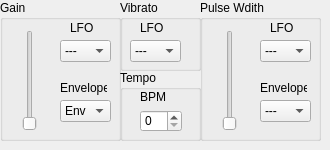
     <widget class="QWidget" name="tab">
      <attribute name="title">
       <string>Primary</string>
      </attribute>
      <widget class="QGroupBox" name="groupBox_15">
       <property name="geometry">
        <rect>
         <x>200</x>
         <y>0</y>
         <width>121</width>
         <height>141</height>
        </rect>
       </property>
       <property name="title">
        <string>Pulse Wdith</string>
       </property>
       <widget class="QSlider" name="pulse_width_slider">
        <property name="geometry">
         <rect>
          <x>20</x>
          <y>30</y>
          <width>20</width>
          <height>101</height>
         </rect>
        </property>
        <property name="maximum">
         <number>127</number>
        </property>
        <property name="orientation">
         <enum>Qt::Vertical</enum>
        </property>
       </widget>
       <widget class="QLabel" name="label_42">
        <property name="geometry">
         <rect>
          <x>60</x>
          <y>80</y>
          <width>47</width>
          <height>16</height>
         </rect>
        </property>
        <property name="text">
         <string>Envelope</string>
        </property>
       </widget>
       <widget class="QLabel" name="label_43">
        <property name="geometry">
         <rect>
          <x>70</x>
          <y>20</y>
          <width>47</width>
          <height>16</height>
         </rect>
        </property>
        <property name="text">
         <string>LFO</string>
        </property>
       </widget>
       <widget class="QComboBox" name="pulse_width_envelope_box">
        <property name="geometry">
         <rect>
          <x>60</x>
          <y>100</y>
          <width>51</width>
          <height>22</height>
         </rect>
        </property>
        <item>
         <property name="text">
          <string>---</string>
         </property>
        </item>
        <item>
         <property name="text">
          <string>Env 1</string>
         </property>
        </item>
        <item>
         <property name="text">
          <string>Env 2</string>
         </property>
        </item>
        <item>
         <property name="text">
          <string>Env 3</string>
         </property>
        </item>
        <item>
         <property name="text">
          <string>Env 4</string>
         </property>
        </item>
       </widget>
       <widget class="QComboBox" name="pulse_width_lfo_box">
        <property name="geometry">
         <rect>
          <x>60</x>
          <y>40</y>
          <width>51</width>
          <height>22</height>
         </rect>
        </property>
        <item>
         <property name="text">
          <string>---</string>
         </property>
        </item>
        <item>
         <property name="text">
          <string>LFO 1</string>
         </property>
        </item>
        <item>
         <property name="text">
          <string>LFO 2</string>
         </property>
        </item>
        <item>
         <property name="text">
          <string>LFO 3</string>
         </property>
        </item>
        <item>
         <property name="text">
          <string>LFO 4</string>
         </property>
        </item>
       </widget>
      </widget>
      <widget class="QGroupBox" name="vibrato_group_box">
       <property name="geometry">
        <rect>
         <x>120</x>
         <y>0</y>
         <width>81</width>
         <height>71</height>
        </rect>
       </property>
       <property name="title">
        <string>Vibrato</string>
       </property>
       <widget class="QComboBox" name="vibrato_lfo_box">
        <property name="geometry">
         <rect>
          <x>10</x>
          <y>40</y>
          <width>51</width>
          <height>22</height>
         </rect>
        </property>
        <item>
         <property name="text">
          <string>---</string>
         </property>
        </item>
        <item>
         <property name="text">
          <string>LFO 1</string>
         </property>
        </item>
        <item>
         <property name="text">
          <string>LFO 2</string>
         </property>
        </item>
        <item>
         <property name="text">
          <string>LFO 3</string>
         </property>
        </item>
        <item>
         <property name="text">
          <string>LFO 4</string>
         </property>
        </item>
       </widget>
       <widget class="QLabel" name="label_40">
        <property name="geometry">
         <rect>
          <x>20</x>
          <y>20</y>
          <width>47</width>
          <height>16</height>
         </rect>
        </property>
        <property name="text">
         <string>LFO</string>
        </property>
       </widget>
      </widget>
      <widget class="QGroupBox" name="gain_group_box">
       <property name="geometry">
        <rect>
         <x>0</x>
         <y>0</y>
         <width>121</width>
         <height>141</height>
        </rect>
       </property>
       <property name="title">
        <string>Gain</string>
       </property>
       <widget class="QSlider" name="gain_slider">
        <property name="geometry">
         <rect>
          <x>20</x>
          <y>30</y>
          <width>20</width>
          <height>101</height>
         </rect>
        </property>
        <property name="maximum">
         <number>127</number>
        </property>
        <property name="orientation">
         <enum>Qt::Vertical</enum>
        </property>
       </widget>
       <widget class="QLabel" name="label_38">
        <property name="geometry">
         <rect>
          <x>60</x>
          <y>80</y>
          <width>47</width>
          <height>16</height>
         </rect>
        </property>
        <property name="text">
         <string>Envelope</string>
        </property>
       </widget>
       <widget class="QLabel" name="label_39">
        <property name="geometry">
         <rect>
          <x>70</x>
          <y>20</y>
          <width>47</width>
          <height>16</height>
         </rect>
        </property>
        <property name="text">
         <string>LFO</string>
        </property>
       </widget>
       <widget class="QComboBox" name="gain_envelope_box">
        <property name="geometry">
         <rect>
          <x>60</x>
          <y>100</y>
          <width>51</width>
          <height>22</height>
         </rect>
        </property>
        <item>
         <property name="text">
          <string>Env 1</string>
         </property>
        </item>
        <item>
         <property name="text">
          <string>Env 2</string>
         </property>
        </item>
        <item>
         <property name="text">
          <string>Env 3</string>
         </property>
        </item>
        <item>
         <property name="text">
          <string>Env 4</string>
         </property>
        </item>
       </widget>
       <widget class="QComboBox" name="gain_lfo_box">
        <property name="geometry">
         <rect>
          <x>60</x>
          <y>40</y>
          <width>51</width>
          <height>22</height>
         </rect>
        </property>
        <item>
         <property name="text">
          <string>---</string>
         </property>
        </item>
        <item>
         <property name="text">
          <string>LFO 1</string>
         </property>
        </item>
        <item>
         <property name="text">
          <string>LFO 2</string>
         </property>
        </item>
        <item>
         <property name="text">
          <string>LFO 3</string>
         </property>
        </item>
        <item>
         <property name="text">
          <string>LFO 4</string>
         </property>
        </item>
       </widget>
      </widget>
      <widget class="QGroupBox" name="tempo_group_box">
       <property name="geometry">
        <rect>
         <x>120</x>
         <y>70</y>
         <width>81</width>
         <height>71</height>
        </rect>
       </property>
       <property name="title">
        <string>Tempo</string>
       </property>
       <widget class="QSpinBox" name="tempo_spin_box">
        <property name="geometry">
         <rect>
          <x>20</x>
          <y>40</y>
          <width>42</width>
          <height>22</height>
         </rect>
        </property>
        <property name="maximum">
         <number>1000</number>
        </property>
        <property name="singleStep">
         <number>5</number>
        </property>
        <property name="value">
         <number>0</number>
        </property>
       </widget>
       <widget class="QLabel" name="label_36">
        <property name="geometry">
         <rect>
          <x>20</x>
          <y>20</y>
          <width>47</width>
          <height>13</height>
         </rect>
        </property>
        <property name="text">
         <string>BPM</string>
        </property>
       </widget>
      </widget>
     </widget>
